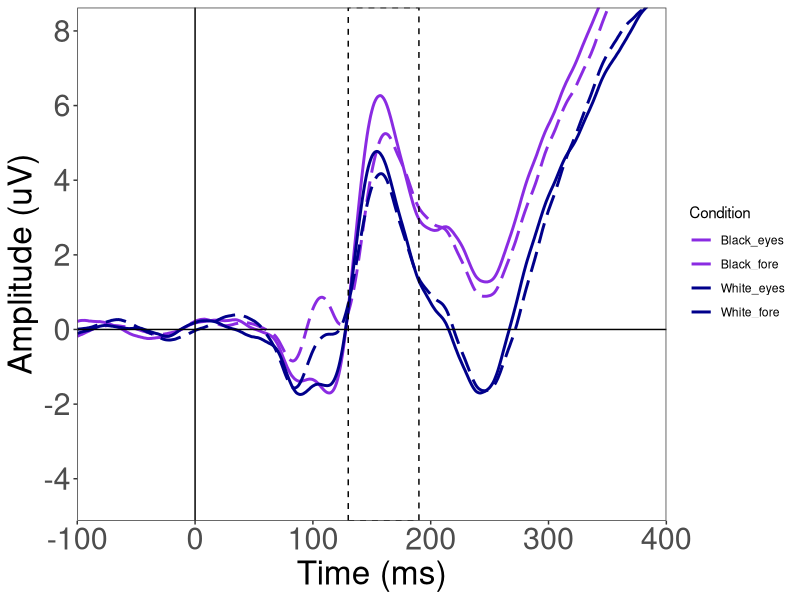
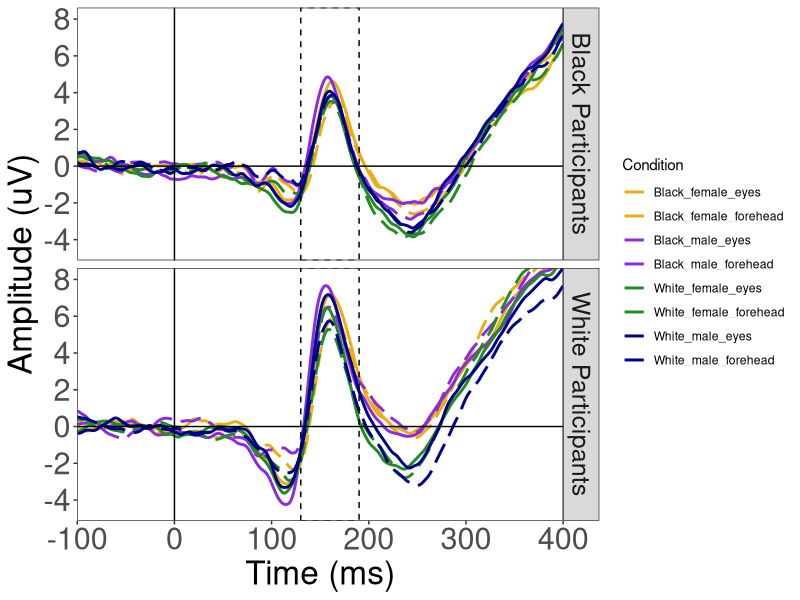
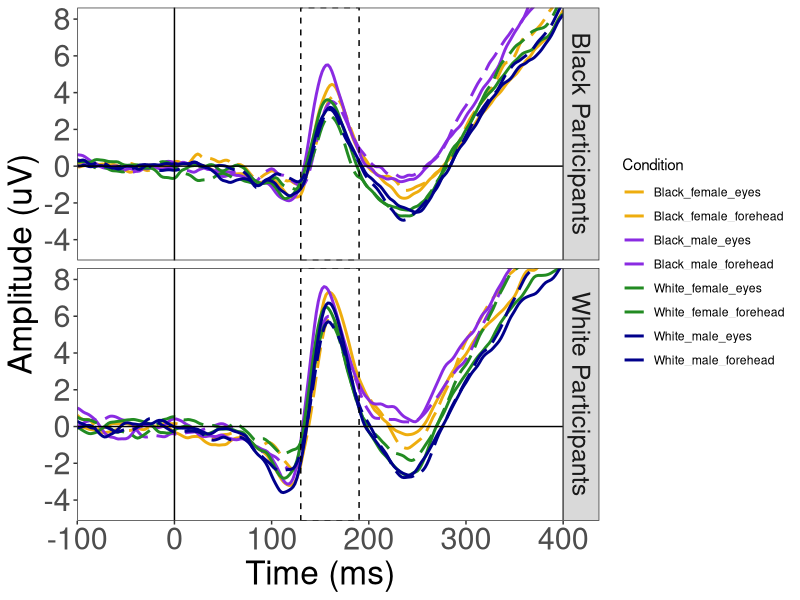
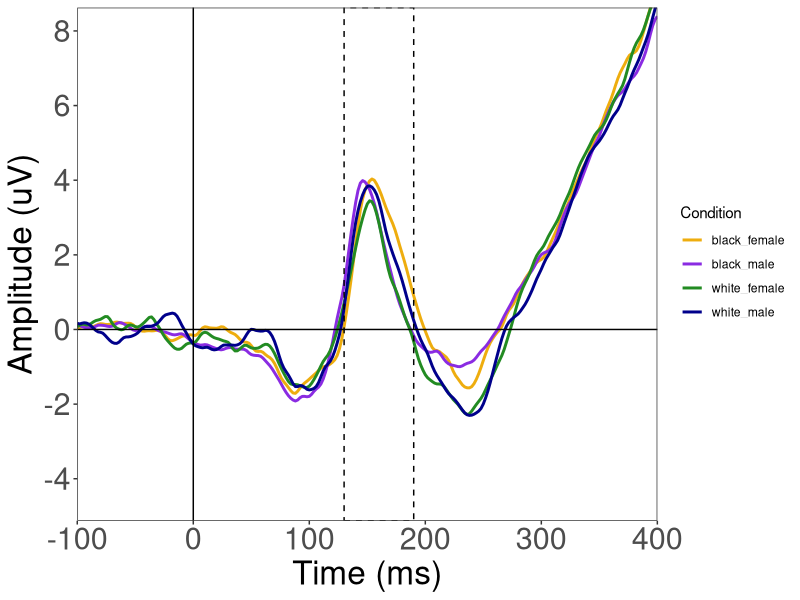
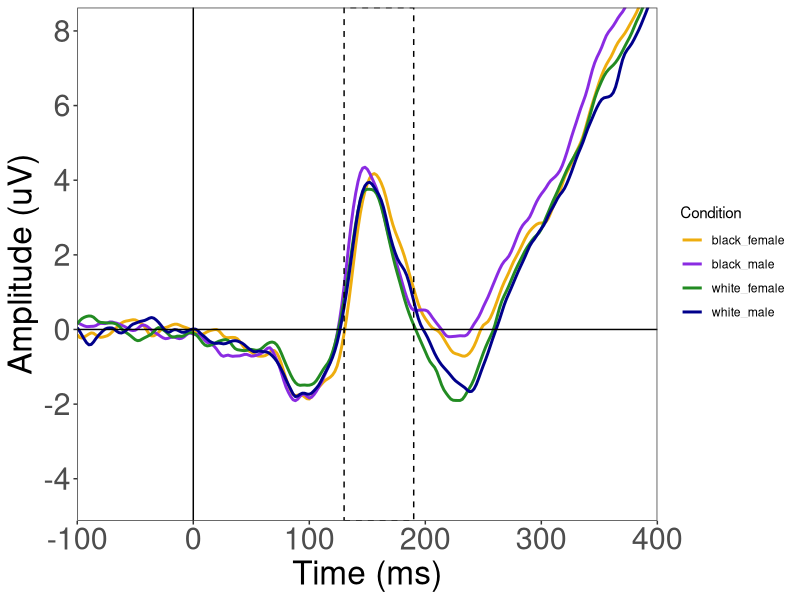
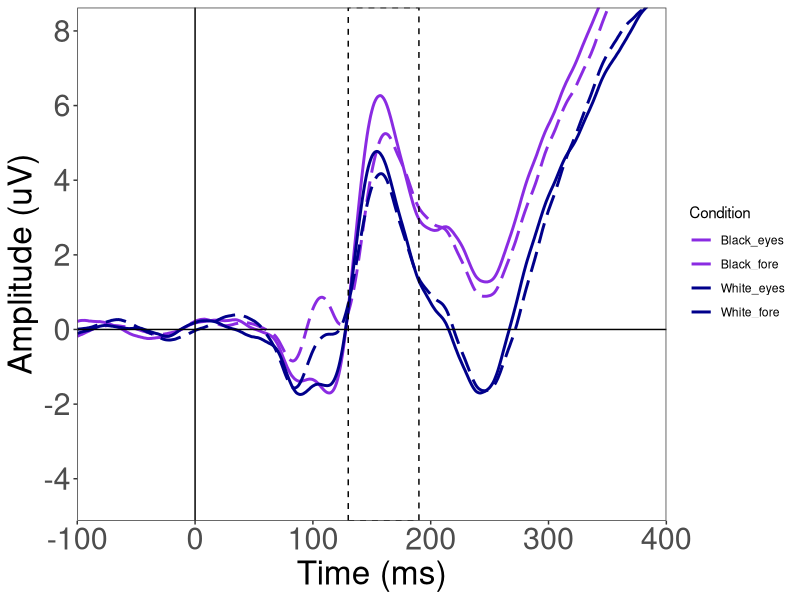
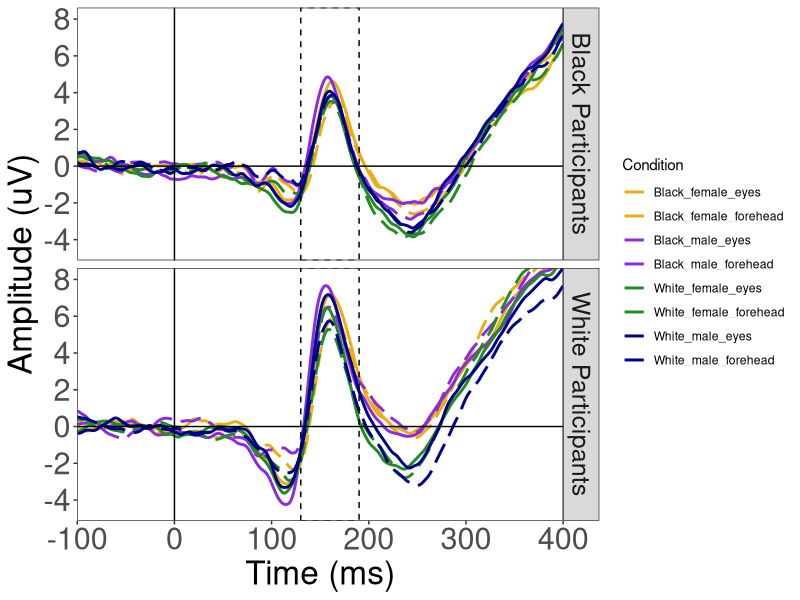
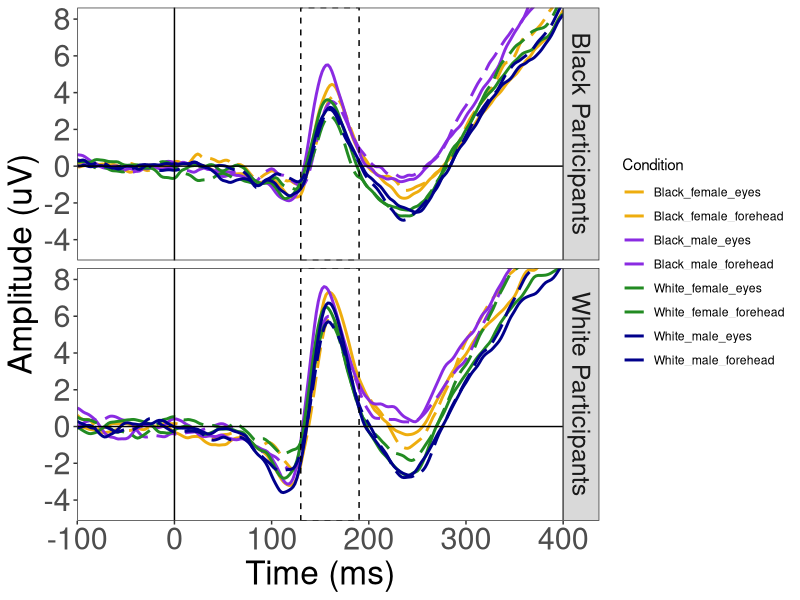

Reproduce these figures in R, in order.
# Positive plotted up
library(ggplot2)
library(colorspace)
library(grid)
library(dplyr)
library(tidyr)

# Set basic aspects of plots ----------------------------------------------

P2box = annotate("rect",    #P2
                 xmin=130, xmax=190, ymin=-Inf, ymax=Inf, 
                 alpha=0,
                 #fill="#F0E0FF",
                 color="black",
                 linetype="dashed") 

ERPline = geom_line(lwd=1.1,
                    aes(color = Condition, linetype = Condition))

none = element_blank() 


# 1. ERP-fix --------------------------------------------------------------

# Read in data ------------------------------------------------------------
ERPfix = read.delim("4 Figures/Grand averages/1 ERP-fix/For_plotting_Cat_P2_noBS.txt")


# Plots -------------------------------------------------------------------

condColors4 <- c("Black_eyes" = "blueviolet",
                 "Black_fore" = "blueviolet",
                 "White_eyes" = "darkblue",
                 "White_fore" = "darkblue")

condLinetype4 <- c("Black_eyes" = "solid",
                   "Black_fore" = "longdash",
                   "White_eyes" = "solid",
                   "White_fore" = "longdash")

# CPZ (Race Task)
ggplot(ERPfix, aes(Time, CPZ, group = Condition)) + 
  geom_line(lwd=1,aes(color = Condition, linetype = Condition)) +
  P2box + 
  # geom_ribbon(aes(ymax=CPZ+CPZ.SE, ymin=CPZ-CPZ.SE, color = Condition),
  #             alpha = .14,
  #             linetype = "dotted",
  #             size = .3) +
  theme_bw() + 
  theme(panel.grid.major = none,
        panel.grid.minor = none,
        axis.text = element_text(size = 22),
        axis.title = element_text(size = 24),
        strip.text = element_text(size = 18)) +
  scale_x_continuous("Time (ms)",
                     limits=c(-100, 400),
                     expand=c(0,0),   # expand=c(0,0) removes extra space before & after data
                     breaks=c(-100, 0, 100, 200, 300, 400)) +
  geom_hline(yintercept=0) + # adds x axis
  geom_vline(xintercept=0) +
  scale_y_continuous(breaks=c(-4, -2, 0, 2, 4, 6, 8))+
  coord_cartesian(ylim =c(-4.5, 8), expand= T) +  # scale_y_reverse flips y axis
  ylab("Amplitude (uV)") +
  scale_color_manual(values=condColors4) +
  scale_linetype_manual(values=condLinetype4)

ggsave("4 Figures/Grand averages/1 ERP-fix/RaceXFix_RaceTask_CPZ.jpg", width=8, height=5, units="in")

# 2. Race-Gen -------------------------------------------------------------

# Read in data ------------------------------------------------------------

#separate by participant race
gentask = rbind(read.delim("4 Figures/Grand averages/2 Race-Gen/Gender_RaceXGenXFix_whiteSubjects.txt"),
                read.delim("4 Figures/Grand averages/2 Race-Gen/Gender_RaceXGenXFix_blackSubjects.txt"))

racetask = rbind(read.delim("4 Figures/Grand averages/2 Race-Gen/Race_RaceXGenXFix_whiteSubjects.txt"),
                 read.delim("4 Figures/Grand averages/2 Race-Gen/Race_RaceXGenXFix_blackSubjects.txt"))

# add SE for CPZ
# sd(x)/sqrt(length(x)) where x is individual averages
# for white Ps, length = 32
# for black Ps, length = 34

# SD.gen = gentask %>%  
#   select(Time, Condition, ParRace, CPZ) %>% 
#   group_by(Time, Condition, ParRace) %>% 
#   summarise(CPZ.sd = sd(CPZ, na.rm=TRUE)) %>% #THIS ISN'T WORKING AND I DON'T KNOW WHY
#   as.data.frame() 
# 
# gentask$CPZ.SE = NA
# gentask$CPZ.SE[gentask$ParRace == "White"] = gentask$CPZ.sd[gentask$ParRace == "White"]/sqrt(32) 
# gentask$CPZ.SE[gentask$ParRace == "Black"] = gentask$CPZ.sd[gentask$ParRace == "Black"]/sqrt(34) 
# 
# racetask$CPZ.SE = NA
# racetask$CPZ.SE[racetask$ParRace == "White"] = racetask$CPZ.sd[racetask$ParRace == "White"]/sqrt(32) 
# racetask$CPZ.SE[racetask$ParRace == "Black"] = racetask$CPZ.sd[racetask$ParRace == "Black"]/sqrt(34) 

# Plots  --------------------------------------
labels <- c(White = "White Participants", Black = "Black Participants")

condColors8 <- c("Black_male_eyes" = "blueviolet",
                 "Black_male_forehead" = "blueviolet",
                 "Black_female_eyes" = "darkgoldenrod2",
                 "Black_female_forehead" = "darkgoldenrod2",
                 "White_male_eyes" = "darkblue",
                 "White_male_forehead" = "darkblue",
                 "White_female_eyes" = "forestgreen",
                 "White_female_forehead" = "forestgreen")

condLinetype8 <- c("Black_male_eyes" = "solid",
                   "Black_male_forehead" = "longdash",
                   "Black_female_eyes" = "solid",
                   "Black_female_forehead" = "longdash",
                   "White_male_eyes" = "solid",
                   "White_male_forehead" = "longdash",
                   "White_female_eyes" = "solid",
                   "White_female_forehead" = "longdash")

# CPZ (Gender Task)
ggplot(gentask, aes(Time, CPZ, group = Condition)) + 
  geom_line(lwd=1,aes(color = Condition, linetype = Condition)) +
  P2box + 
  facet_grid(ParRace~., labeller=labeller(ParRace = labels)) +
  theme_bw() + 
  theme(panel.grid.major = none, 
        panel.grid.minor = none,
        axis.text = element_text(size = 22),
        axis.title = element_text(size = 24),
        strip.text = element_text(size = 18)) + 
  scale_x_continuous("Time (ms)", 
                     limits=c(-100, 400), 
                     expand=c(0,0),   # expand=c(0,0) removes extra space before & after data
                     breaks=c(-100, 0, 100, 200, 300, 400)) +
  geom_hline(yintercept=0) + # adds x axis
  geom_vline(xintercept=0) +
  scale_y_continuous(breaks=c(-4, -2, 0, 2, 4, 6, 8))+
  coord_cartesian(ylim =c(-4.5, 8), expand= T) +  # scale_y_reverse flips y axis
  ylab("Amplitude (uV)") +
  scale_color_manual(values=condColors8) +
  scale_linetype_manual(values=condLinetype8)

ggsave("4 Figures/Grand averages/2 Race-Gen/RaceXGenXFix_GenderTask_CPZ.jpg", width=9, height=8, units="in")

# CPZ (Race Task)
ggplot(racetask, aes(Time, CPZ, group = Condition)) + 
  geom_line(lwd=1,aes(color = Condition, linetype = Condition)) +
  P2box + 
  facet_grid(ParRace~., labeller=labeller(ParRace = labels)) +
  theme_bw() + 
  theme(panel.grid.major = none, 
        panel.grid.minor = none,
        axis.text = element_text(size = 22),
        axis.title = element_text(size = 24),
        strip.text = element_text(size = 18)) + 
  scale_x_continuous("Time (ms)", 
                     limits=c(-100, 400), 
                     expand=c(0,0),   # expand=c(0,0) removes extra space before & after data
                     breaks=c(-100, 0, 100, 200, 300, 400)) +
  geom_hline(yintercept=0) + # adds x axis
  geom_vline(xintercept=0) +
  scale_y_continuous(breaks=c(-4, -2, 0, 2, 4, 6, 8))+
  coord_cartesian(ylim =c(-4.5, 8), expand= T) +  # scale_y_reverse flips y axis
  ylab("Amplitude (uV)") +
  scale_color_manual(values=condColors8) +
  scale_linetype_manual(values=condLinetype8)

ggsave("4 Figures/Grand averages/2 Race-Gen/RaceXGenXFix_RaceTask_CPZ.jpg", width=9, height=8, units="in")

# 3. Dissertation -------------------------------------------------------------

# Read in data ------------------------------------------------------------

dissdata = read.delim("4 Figures/Grand averages/3 Dissertation/BothTasks_grandaverages_noBS.txt")
dissdata$Condition = paste(dissdata$TarRace, dissdata$TarGender, sep="_")

# Plots  --------------------------------------
condColorsDiss <- c("black_male" = "blueviolet",
                    "black_female" = "darkgoldenrod2",
                    "white_male" = "darkblue",
                    "white_female" = "forestgreen")

condLinetypeDiss <- c("black_male" = "solid",
                      "black_female" = "solid",
                      "white_male" = "solid",
                      "white_female" = "solid")

# CPZ (Gender Task)
ggplot(dissdata[dissdata$Task == "GenTask",], aes(Time, CPZ_ind.avg_grand.avg, group = Condition)) + 
  geom_line(lwd=1,aes(color = Condition, linetype = Condition)) +
  P2box + 
  theme_bw() + 
  theme(panel.grid.major = none, 
        panel.grid.minor = none,
        axis.text = element_text(size = 22),
        axis.title = element_text(size = 24),
        strip.text = element_text(size = 18)) + 
  scale_x_continuous("Time (ms)", 
                     limits=c(-100, 400), 
                     expand=c(0,0),   # expand=c(0,0) removes extra space before & after data
                     breaks=c(-100, 0, 100, 200, 300, 400)) +
  geom_hline(yintercept=0) + # adds x axis
  geom_vline(xintercept=0) +
  scale_y_continuous(breaks=c(-4, -2, 0, 2, 4, 6, 8))+
  coord_cartesian(ylim =c(-4.5, 8), expand= T) +  # scale_y_reverse flips y axis
  ylab("Amplitude (uV)") +
  scale_color_manual(values=condColorsDiss) +
  scale_linetype_manual(values=condLinetypeDiss)

ggsave("4 Figures/Grand averages/3 Dissertation/RaceXGen_GenderTask_CPZ.jpg", width=8, height=5, units="in")

# CPZ (Race Task)
ggplot(dissdata[dissdata$Task == "RaceTask",], aes(Time, CPZ_ind.avg_grand.avg, group = Condition)) + 
  geom_line(lwd=1,aes(color = Condition, linetype = Condition)) +
  P2box + 
  theme_bw() + 
  theme(panel.grid.major = none, 
        panel.grid.minor = none,
        axis.text = element_text(size = 22),
        axis.title = element_text(size = 24),
        strip.text = element_text(size = 18)) + 
  scale_x_continuous("Time (ms)", 
                     limits=c(-100, 400), 
                     expand=c(0,0),   # expand=c(0,0) removes extra space before & after data
                     breaks=c(-100, 0, 100, 200, 300, 400)) +
  geom_hline(yintercept=0) + # adds x axis
  geom_vline(xintercept=0) +
  scale_y_continuous(breaks=c(-4, -2, 0, 2, 4, 6, 8))+
  coord_cartesian(ylim =c(-4.5, 8), expand= T) +  # scale_y_reverse flips y axis
  ylab("Amplitude (uV)") +
  scale_color_manual(values=condColorsDiss) +
  scale_linetype_manual(values=condLinetypeDiss)

ggsave("4 Figures/Grand averages/3 Dissertation/RaceXGen_RaceTask_CPZ.jpg", width=8, height=5, units="in")

